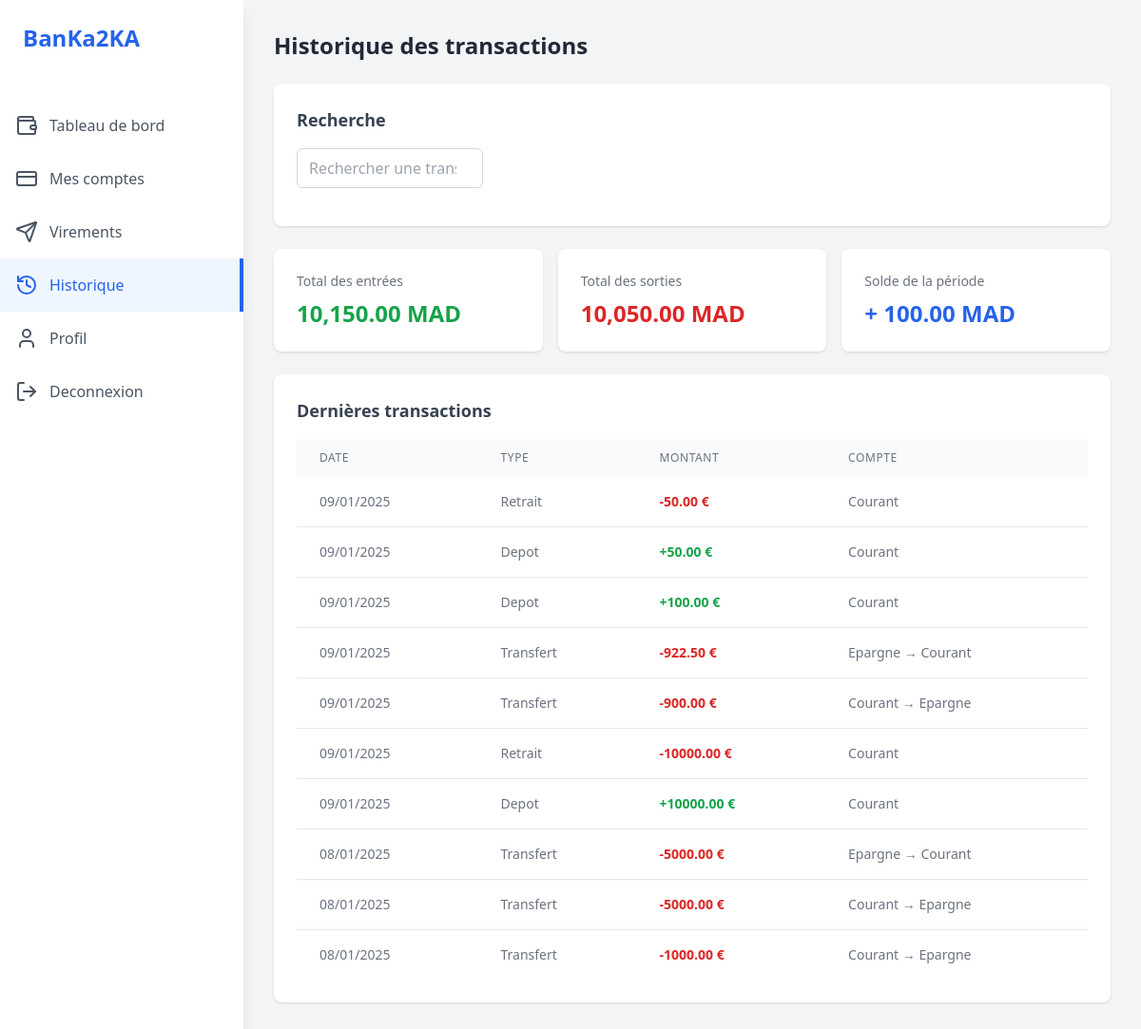
/client/historique.php (signed in), run on the app's committed database.
### tables this page shows
CREATE TABLE `transactions` (
  `id` int NOT NULL,
  `account_id` int NOT NULL,
  `transaction_type` enum('depot','retrait','transfert') NOT NULL,
  `amount` decimal(10,2) NOT NULL,
  `beneficiary_account_id` int DEFAULT NULL,
  `created_at` timestamp NULL DEFAULT CURRENT_TIMESTAMP
);

CREATE TABLE `accounts` (
  `id` int NOT NULL,
  `user_id` int NOT NULL,
  `account_type` enum('courant','epargne') NOT NULL,
  `balance` decimal(10,2) DEFAULT '0.00',
  `created_at` timestamp NULL DEFAULT CURRENT_TIMESTAMP,
  `updated_at` timestamp NULL DEFAULT CURRENT_TIMESTAMP ON UPDATE CURRENT_TIMESTAMP
);

### classes/Compte.php (called while the page is built, shortened)
<?php
require_once __DIR__ . '/Transactions.php';
abstract class Compte {
    protected $pdo;
    public function __construct($pdo) {
        $this->pdo = $pdo;
    }
    public function getComptesByUserId($user_id) {
        $stmt = $this->pdo->prepare("SELECT * FROM accounts WHERE user_id = ?");
        $stmt->execute([$user_id]);
        return $stmt->fetchAll(PDO::FETCH_ASSOC);
    }
}

### classes/Transactions.php (called while the page is built, shortened)
<?php
  class Transactions {
    private $pdo;
    public function __construct($pdo) {
        $this->pdo = $pdo;
    }
    public function getTotalDeposits($accountId) {
        try {
            $stmt = $this->pdo->prepare("SELECT SUM(amount) as total FROM transactions WHERE account_id = ? AND transaction_type = 'depot'");
            $stmt->execute([$accountId]);
            $result = $stmt->fetch(PDO::FETCH_ASSOC);
            return $result['total'] ?? 0;
        } catch (Exception $e) {
            throw $e;
        }
    }
    public function getTotalWithdrawals($accountId) {
        try {
            $stmt = $this->pdo->prepare("SELECT SUM(amount) as total FROM transactions WHERE account_id = ? AND transaction_type = 'retrait'");
            $stmt->execute([$accountId]);
            $result = $stmt->fetch(PDO::FETCH_ASSOC);
            return $result['total'] ?? 0;
        } catch (Exception $e) {
            throw $e;
        }
    }
    public function getAllTransactionsByUserId($userId) {
        try {
            $stmt = $this->pdo->prepare("
                SELECT t.*, a.account_type, ba.account_type as beneficiary_account_type
                FROM transactions t
                INNER JOIN accounts a ON t.account_id = a.id
                LEFT JOIN accounts ba ON t.beneficiary_account_id = ba.id
                WHERE a.user_id = ?
                ORDER BY t.created_at DESC
            ");
            $stmt->execute([$userId]);
            return $stmt->fetchAll(PDO::FETCH_ASSOC);
        } catch (Exception $e) {
            throw $e;
        }
    }
  }
?>

### client/historique.php (the view, shortened to what this page needs)
<?php
require_once('../classes/Transactions.php');
$userId = $_SESSION['user_id'];
$database = new Database();
$pdo = $database->connect();
$compte = new CompteCourant($pdo);
$comptes = $compte->getComptesByUserId($userId);
$transactions = new Transactions($pdo);
$totalDeposits = 0;
$totalWithdrawals = 0;
foreach ($comptes as $compte) {
    $totalDeposits += $transactions->getTotalDeposits($compte['id']);
    $totalWithdrawals += $transactions->getTotalWithdrawals($compte['id']);
}
?>
<!DOCTYPE html>
<head>
    <link rel="stylesheet" href="https://cdnjs.cloudflare.com/ajax/libs/font-awesome/5.15.3/css/all.min.css">
    <script src="https://cdn.tailwindcss.com"></script>
</head>
<body class="bg-gray-100">
    <div class="flex min-h-screen">
        <div class="w-64 bg-white shadow-lg md:block hidden">
            <div class="p-6">
                <h1 class="text-2xl font-bold text-blue-600">BanKa2KA</h1>
            </div>
            <nav class="mt-6">
                <a href="index.php" class="flex items-center w-full p-4 space-x-3 text-gray-600 hover:bg-gray-50">
                    <i data-lucide="wallet"></i>
                    <span>Tableau de bord</span>
                </a>
                <a href="compte.php" class="flex items-center w-full p-4 space-x-3 text-gray-600 hover:bg-gray-50">
                    <i data-lucide="credit-card"></i>
                    <span>Mes comptes</span>
                </a>
                <a href="virement.php" class="flex items-center w-full p-4 space-x-3 text-gray-600 hover:bg-gray-50">
                    <i data-lucide="send"></i>
                    <span>Virements</span>
                </a>
                <a href="historique.php" class="flex items-center w-full p-4 space-x-3 bg-blue-50 text-blue-600 border-r-4 border-blue-600">
                    <i data-lucide="history"></i>
                    <span>Historique</span>
                </a>
                <a href="profil.php" class="flex items-center w-full p-4 space-x-3 text-gray-600 hover:bg-gray-50">
                    <i data-lucide="user"></i>
                    <span>Profil</span>
                </a>
                <a href="../logout.php" class="flex items-center w-full p-4 space-x-3 text-gray-600 hover:bg-red-50 hover:text-red-600">
                    <i data-lucide="log-out"></i>
                    <span>Deconnexion</span>
                </a>
            </nav>
        </div>
        <div class="flex-1 p-4 md:p-8">
            <h2 class="text-2xl font-bold text-gray-800">Historique des transactions</h2>
            <div class="bg-white rounded-lg shadow mt-6 p-4 md:p-6">
                <h3 class="text-lg font-semibold text-gray-700 mb-4">Recherche</h3>
                <div class="grid grid-cols-1 md:grid-cols-2 lg:grid-cols-4 gap-4">
                    <input
                        type="search"
                        id="searchInput"
                        placeholder="Rechercher une transaction..."
                        class="w-full rounded-md border border-gray-300 px-3 py-2 focus:border-blue-500 focus:ring-blue-500"
                    >
                </div>
            </div>
            <div class="grid grid-cols-1 md:grid-cols-3 gap-4 mt-6">
                <div class="bg-white p-6 rounded-lg shadow">
                    <h3 class="text-sm font-medium text-gray-500">Total des entrées</h3>
                    <p class="text-2xl font-bold text-green-600 mt-2"><?php echo number_format($totalDeposits, 2); ?> MAD</p>
                </div>
                <div class="bg-white p-6 rounded-lg shadow">
                    <h3 class="text-sm font-medium text-gray-500">Total des sorties</h3>
                    <p class="text-2xl font-bold text-red-600 mt-2"><?php echo number_format($totalWithdrawals, 2); ?> MAD</p>
                </div>
                <div class="bg-white p-6 rounded-lg shadow">
                    <h3 class="text-sm font-medium text-gray-500">Solde de la période</h3>
                    <p class="text-2xl font-bold text-blue-600 mt-2"><?php echo ($totalDeposits - $totalWithdrawals > 0 ? '+' : ''); ?> <?php echo number_format($totalDeposits - $totalWithdrawals, 2); ?> MAD</p>
                </div>
            </div>
            <div class="bg-white rounded-lg shadow mt-6">
                <div class="p-4 md:p-6">
                    <div class="flex justify-between items-center mb-4">
                        <h3 class="text-lg font-semibold text-gray-700">Dernières transactions</h3>
                    </div>
                    <div class="overflow-x-auto">
                        <table class="min-w-full" id="transactionsTable">
                            <thead class="bg-gray-50">
                                <tr>
                                    <th class="px-6 py-3 text-left text-xs font-medium text-gray-500 uppercase tracking-wider">Date</th>
                                    <th class="px-6 py-3 text-left text-xs font-medium text-gray-500 uppercase tracking-wider">Type</th>
                                    <th class="px-6 py-3 text-left text-xs font-medium text-gray-500 uppercase tracking-wider">Montant</th>
                                    <th class="px-6 py-3 text-left text-xs font-medium text-gray-500 uppercase tracking-wider">Compte</th>
                                </tr>
                            </thead>
                            <tbody class="bg-white divide-y divide-gray-200">
                                <?php
                                $allTransactions = $transactions->getAllTransactionsByUserId($userId);
                                foreach ($allTransactions as $transaction): ?>
                                    <tr class="transaction-row">
                                        <td class="px-6 py-4 whitespace-nowrap text-sm text-gray-500">
                                            <?php echo date('d/m/Y', strtotime($transaction['created_at'])); ?>
                                        </td>
                                        <td class="px-6 py-4 whitespace-nowrap text-sm text-gray-500">
                                            <?php echo ucfirst($transaction['transaction_type']); ?>
                                        </td>
                                        <td class="px-6 py-4 whitespace-nowrap text-sm">
                                            <span class="<?php echo $transaction['transaction_type'] === 'depot' ? 'text-green-600' : 'text-red-600'; ?> font-semibold">
                                                <?php echo $transaction['transaction_type'] === 'depot' ? '+' : '-'; ?><?php echo $transaction['amount']; ?> €
                                            </span>
                                        </td>
                                        <td class="px-6 py-4 whitespace-nowrap text-sm text-gray-500">
                                            <?php echo ucfirst($transaction['account_type']); ?>
                                            <?php if ($transaction['transaction_type'] === 'transfert' && $transaction['beneficiary_account_type']): ?>
                                                → <?php echo ucfirst($transaction['beneficiary_account_type']); ?>
                                            <?php endif; ?>
                                        </td>
                                    </tr>
                                <?php endforeach; ?>
                            </tbody>
                        </table>
                    </div>
                </div>
            </div>
        </div>
    </div>
</body>
</html>

### data on the page
transactions: created_at "09/01/2025", transaction_type "Retrait", amount "50.00", account.account_type "Courant"
transactions: created_at "09/01/2025", transaction_type "Depot", amount "50.00", account.account_type "Courant"
transactions: created_at "09/01/2025", transaction_type "Depot", amount "100.00", account.account_type "Courant"
transactions: created_at "09/01/2025", transaction_type "Transfert", amount "922.50", account.account_type "Epargne", beneficiary_account.account_type "Courant"
transactions: created_at "09/01/2025", transaction_type "Transfert", amount "900.00", account.account_type "Courant", beneficiary_account.account_type "Epargne"
transactions: created_at "09/01/2025", transaction_type "Retrait", amount "10000.00", account.account_type "Courant"
transactions: created_at "09/01/2025", transaction_type "Depot", amount "10000.00", account.account_type "Courant"
transactions: created_at "08/01/2025", transaction_type "Transfert", amount "5000.00", account.account_type "Epargne", beneficiary_account.account_type "Courant"
transactions: created_at "08/01/2025", transaction_type "Transfert", amount "5000.00", account.account_type "Courant", beneficiary_account.account_type "Epargne"
transactions: created_at "08/01/2025", transaction_type "Transfert", amount "1000.00", account.account_type "Courant", beneficiary_account.account_type "Epargne"

### other printed values
$totalDeposits "10,150.00"
$totalWithdrawals "10,050.00"
$totalDeposits - $totalWithdrawals "100.00"
